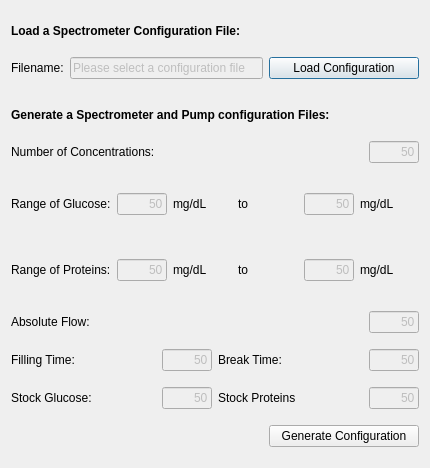
<?xml version="1.0" encoding="UTF-8"?>
<ui version="4.0">
 <class>configurePolMeasure</class>
 <widget class="QDialog" name="configurePolMeasure">
  <property name="geometry">
   <rect>
    <x>0</x>
    <y>0</y>
    <width>430</width>
    <height>468</height>
   </rect>
  </property>
  <property name="windowTitle">
   <string>Time pattern</string>
  </property>
  <layout class="QGridLayout" name="gridLayout">
   <item row="0" column="0">
    <layout class="QVBoxLayout" name="verticalLayout">
     <item>
      <spacer name="verticalSpacer_11">
       <property name="orientation">
        <enum>Qt::Vertical</enum>
       </property>
       <property name="sizeType">
        <enum>QSizePolicy::Fixed</enum>
       </property>
       <property name="sizeHint" stdset="0">
        <size>
         <width>20</width>
         <height>10</height>
        </size>
       </property>
      </spacer>
     </item>
     <item>
      <widget class="QLabel" name="label_2">
       <property name="maximumSize">
        <size>
         <width>16777215</width>
         <height>20</height>
        </size>
       </property>
       <property name="font">
        <font>
         <weight>75</weight>
         <bold>true</bold>
        </font>
       </property>
       <property name="text">
        <string>Load a Spectrometer Configuration File:</string>
       </property>
      </widget>
     </item>
     <item>
      <spacer name="verticalSpacer_10">
       <property name="orientation">
        <enum>Qt::Vertical</enum>
       </property>
       <property name="sizeType">
        <enum>QSizePolicy::Fixed</enum>
       </property>
       <property name="sizeHint" stdset="0">
        <size>
         <width>20</width>
         <height>10</height>
        </size>
       </property>
      </spacer>
     </item>
     <item>
      <layout class="QHBoxLayout" name="horizontalLayout_2">
       <item>
        <widget class="QLabel" name="label_filename">
         <property name="maximumSize">
          <size>
           <width>16777215</width>
           <height>43</height>
          </size>
         </property>
         <property name="font">
          <font>
           <weight>50</weight>
           <bold>false</bold>
          </font>
         </property>
         <property name="text">
          <string>Filename:</string>
         </property>
        </widget>
       </item>
       <item>
        <widget class="QLineEdit" name="lineEdit_path">
         <property name="enabled">
          <bool>false</bool>
         </property>
         <property name="text">
          <string>Please select a configuration file</string>
         </property>
         <property name="readOnly">
          <bool>true</bool>
         </property>
        </widget>
       </item>
       <item>
        <widget class="QPushButton" name="pushButton_select">
         <property name="minimumSize">
          <size>
           <width>150</width>
           <height>0</height>
          </size>
         </property>
         <property name="text">
          <string>Load Configuration</string>
         </property>
        </widget>
       </item>
      </layout>
     </item>
     <item>
      <spacer name="verticalSpacer_9">
       <property name="orientation">
        <enum>Qt::Vertical</enum>
       </property>
       <property name="sizeType">
        <enum>QSizePolicy::Fixed</enum>
       </property>
       <property name="sizeHint" stdset="0">
        <size>
         <width>20</width>
         <height>20</height>
        </size>
       </property>
      </spacer>
     </item>
     <item>
      <widget class="QLabel" name="label">
       <property name="maximumSize">
        <size>
         <width>16777215</width>
         <height>20</height>
        </size>
       </property>
       <property name="font">
        <font>
         <weight>75</weight>
         <bold>true</bold>
        </font>
       </property>
       <property name="text">
        <string>Generate a Spectrometer and Pump configuration Files:</string>
       </property>
      </widget>
     </item>
     <item>
      <spacer name="verticalSpacer_4">
       <property name="orientation">
        <enum>Qt::Vertical</enum>
       </property>
       <property name="sizeType">
        <enum>QSizePolicy::Fixed</enum>
       </property>
       <property name="sizeHint" stdset="0">
        <size>
         <width>20</width>
         <height>10</height>
        </size>
       </property>
      </spacer>
     </item>
     <item>
      <layout class="QHBoxLayout" name="horizontalLayout_4">
       <item>
        <widget class="QLabel" name="label_3">
         <property name="maximumSize">
          <size>
           <width>16777215</width>
           <height>43</height>
          </size>
         </property>
         <property name="text">
          <string>Number of Concentrations:</string>
         </property>
        </widget>
       </item>
       <item>
        <widget class="QLineEdit" name="lineEdit">
         <property name="enabled">
          <bool>false</bool>
         </property>
         <property name="minimumSize">
          <size>
           <width>50</width>
           <height>0</height>
          </size>
         </property>
         <property name="maximumSize">
          <size>
           <width>50</width>
           <height>16777215</height>
          </size>
         </property>
         <property name="layoutDirection">
          <enum>Qt::LeftToRight</enum>
         </property>
         <property name="text">
          <string>50</string>
         </property>
         <property name="alignment">
          <set>Qt::AlignRight|Qt::AlignTrailing|Qt::AlignVCenter</set>
         </property>
        </widget>
       </item>
      </layout>
     </item>
     <item>
      <spacer name="verticalSpacer_2">
       <property name="orientation">
        <enum>Qt::Vertical</enum>
       </property>
       <property name="sizeType">
        <enum>QSizePolicy::Fixed</enum>
       </property>
       <property name="sizeHint" stdset="0">
        <size>
         <width>20</width>
         <height>10</height>
        </size>
       </property>
      </spacer>
     </item>
     <item>
      <layout class="QHBoxLayout" name="horizontalLayout_3">
       <item>
        <widget class="QLabel" name="label_4">
         <property name="text">
          <string>Range of Glucose:</string>
         </property>
        </widget>
       </item>
       <item>
        <widget class="QLineEdit" name="lineEdit_2">
         <property name="enabled">
          <bool>false</bool>
         </property>
         <property name="minimumSize">
          <size>
           <width>50</width>
           <height>0</height>
          </size>
         </property>
         <property name="maximumSize">
          <size>
           <width>50</width>
           <height>16777215</height>
          </size>
         </property>
         <property name="layoutDirection">
          <enum>Qt::LeftToRight</enum>
         </property>
         <property name="text">
          <string>50</string>
         </property>
         <property name="alignment">
          <set>Qt::AlignRight|Qt::AlignTrailing|Qt::AlignVCenter</set>
         </property>
        </widget>
       </item>
       <item>
        <widget class="QLabel" name="label_13">
         <property name="text">
          <string>mg/dL</string>
         </property>
        </widget>
       </item>
       <item>
        <widget class="QLabel" name="label_5">
         <property name="text">
          <string>to</string>
         </property>
        </widget>
       </item>
       <item>
        <widget class="QLineEdit" name="lineEdit_3">
         <property name="enabled">
          <bool>false</bool>
         </property>
         <property name="minimumSize">
          <size>
           <width>50</width>
           <height>0</height>
          </size>
         </property>
         <property name="maximumSize">
          <size>
           <width>50</width>
           <height>16777215</height>
          </size>
         </property>
         <property name="layoutDirection">
          <enum>Qt::LeftToRight</enum>
         </property>
         <property name="text">
          <string>50</string>
         </property>
         <property name="alignment">
          <set>Qt::AlignRight|Qt::AlignTrailing|Qt::AlignVCenter</set>
         </property>
        </widget>
       </item>
       <item>
        <widget class="QLabel" name="label_14">
         <property name="text">
          <string>mg/dL</string>
         </property>
        </widget>
       </item>
      </layout>
     </item>
     <item>
      <spacer name="verticalSpacer_3">
       <property name="orientation">
        <enum>Qt::Vertical</enum>
       </property>
       <property name="sizeType">
        <enum>QSizePolicy::Fixed</enum>
       </property>
       <property name="sizeHint" stdset="0">
        <size>
         <width>20</width>
         <height>10</height>
        </size>
       </property>
      </spacer>
     </item>
     <item>
      <layout class="QHBoxLayout" name="horizontalLayout_5">
       <item>
        <widget class="QLabel" name="label_6">
         <property name="text">
          <string>Range of Proteins:</string>
         </property>
        </widget>
       </item>
       <item>
        <widget class="QLineEdit" name="lineEdit_4">
         <property name="enabled">
          <bool>false</bool>
         </property>
         <property name="minimumSize">
          <size>
           <width>50</width>
           <height>0</height>
          </size>
         </property>
         <property name="maximumSize">
          <size>
           <width>50</width>
           <height>16777215</height>
          </size>
         </property>
         <property name="layoutDirection">
          <enum>Qt::LeftToRight</enum>
         </property>
         <property name="text">
          <string>50</string>
         </property>
         <property name="alignment">
          <set>Qt::AlignRight|Qt::AlignTrailing|Qt::AlignVCenter</set>
         </property>
        </widget>
       </item>
       <item>
        <widget class="QLabel" name="label_15">
         <property name="text">
          <string>mg/dL</string>
         </property>
        </widget>
       </item>
       <item>
        <widget class="QLabel" name="label_7">
         <property name="text">
          <string>to</string>
         </property>
        </widget>
       </item>
       <item>
        <widget class="QLineEdit" name="lineEdit_5">
         <property name="enabled">
          <bool>false</bool>
         </property>
         <property name="minimumSize">
          <size>
           <width>50</width>
           <height>0</height>
          </size>
         </property>
         <property name="maximumSize">
          <size>
           <width>50</width>
           <height>16777215</height>
          </size>
         </property>
         <property name="layoutDirection">
          <enum>Qt::LeftToRight</enum>
         </property>
         <property name="text">
          <string>50</string>
         </property>
         <property name="alignment">
          <set>Qt::AlignRight|Qt::AlignTrailing|Qt::AlignVCenter</set>
         </property>
        </widget>
       </item>
       <item>
        <widget class="QLabel" name="label_16">
         <property name="text">
          <string>mg/dL</string>
         </property>
        </widget>
       </item>
      </layout>
     </item>
     <item>
      <spacer name="verticalSpacer_5">
       <property name="orientation">
        <enum>Qt::Vertical</enum>
       </property>
       <property name="sizeType">
        <enum>QSizePolicy::Fixed</enum>
       </property>
       <property name="sizeHint" stdset="0">
        <size>
         <width>20</width>
         <height>10</height>
        </size>
       </property>
      </spacer>
     </item>
     <item>
      <layout class="QHBoxLayout" name="layou6">
       <item>
        <widget class="QLabel" name="label_8">
         <property name="text">
          <string>Absolute Flow:</string>
         </property>
        </widget>
       </item>
       <item>
        <widget class="QLineEdit" name="lineEdit_6">
         <property name="enabled">
          <bool>false</bool>
         </property>
         <property name="minimumSize">
          <size>
           <width>50</width>
           <height>0</height>
          </size>
         </property>
         <property name="maximumSize">
          <size>
           <width>50</width>
           <height>16777215</height>
          </size>
         </property>
         <property name="layoutDirection">
          <enum>Qt::LeftToRight</enum>
         </property>
         <property name="text">
          <string>50</string>
         </property>
         <property name="alignment">
          <set>Qt::AlignRight|Qt::AlignTrailing|Qt::AlignVCenter</set>
         </property>
        </widget>
       </item>
      </layout>
     </item>
     <item>
      <spacer name="verticalSpacer_6">
       <property name="orientation">
        <enum>Qt::Vertical</enum>
       </property>
       <property name="sizeType">
        <enum>QSizePolicy::Fixed</enum>
       </property>
       <property name="sizeHint" stdset="0">
        <size>
         <width>20</width>
         <height>10</height>
        </size>
       </property>
      </spacer>
     </item>
     <item>
      <layout class="QHBoxLayout" name="horizontalLayout_7">
       <item>
        <widget class="QLabel" name="label_9">
         <property name="text">
          <string>Filling Time:</string>
         </property>
        </widget>
       </item>
       <item>
        <widget class="QLineEdit" name="lineEdit_7">
         <property name="enabled">
          <bool>false</bool>
         </property>
         <property name="minimumSize">
          <size>
           <width>50</width>
           <height>0</height>
          </size>
         </property>
         <property name="maximumSize">
          <size>
           <width>50</width>
           <height>16777215</height>
          </size>
         </property>
         <property name="layoutDirection">
          <enum>Qt::LeftToRight</enum>
         </property>
         <property name="text">
          <string>50</string>
         </property>
         <property name="alignment">
          <set>Qt::AlignRight|Qt::AlignTrailing|Qt::AlignVCenter</set>
         </property>
        </widget>
       </item>
       <item>
        <widget class="QLabel" name="label_10">
         <property name="text">
          <string>Break Time:</string>
         </property>
        </widget>
       </item>
       <item>
        <widget class="QLineEdit" name="lineEdit_8">
         <property name="enabled">
          <bool>false</bool>
         </property>
         <property name="minimumSize">
          <size>
           <width>50</width>
           <height>0</height>
          </size>
         </property>
         <property name="maximumSize">
          <size>
           <width>50</width>
           <height>16777215</height>
          </size>
         </property>
         <property name="layoutDirection">
          <enum>Qt::LeftToRight</enum>
         </property>
         <property name="text">
          <string>50</string>
         </property>
         <property name="alignment">
          <set>Qt::AlignRight|Qt::AlignTrailing|Qt::AlignVCenter</set>
         </property>
        </widget>
       </item>
      </layout>
     </item>
     <item>
      <spacer name="verticalSpacer_7">
       <property name="orientation">
        <enum>Qt::Vertical</enum>
       </property>
       <property name="sizeType">
        <enum>QSizePolicy::Fixed</enum>
       </property>
       <property name="sizeHint" stdset="0">
        <size>
         <width>20</width>
         <height>10</height>
        </size>
       </property>
      </spacer>
     </item>
     <item>
      <layout class="QHBoxLayout" name="horizontalLayout_8">
       <item>
        <widget class="QLabel" name="label_11">
         <property name="text">
          <string>Stock Glucose:</string>
         </property>
        </widget>
       </item>
       <item>
        <widget class="QLineEdit" name="lineEdit_10">
         <property name="enabled">
          <bool>false</bool>
         </property>
         <property name="minimumSize">
          <size>
           <width>50</width>
           <height>0</height>
          </size>
         </property>
         <property name="maximumSize">
          <size>
           <width>50</width>
           <height>16777215</height>
          </size>
         </property>
         <property name="layoutDirection">
          <enum>Qt::LeftToRight</enum>
         </property>
         <property name="text">
          <string>50</string>
         </property>
         <property name="alignment">
          <set>Qt::AlignRight|Qt::AlignTrailing|Qt::AlignVCenter</set>
         </property>
        </widget>
       </item>
       <item>
        <widget class="QLabel" name="label_12">
         <property name="text">
          <string>Stock Proteins</string>
         </property>
        </widget>
       </item>
       <item>
        <widget class="QLineEdit" name="lineEdit_9">
         <property name="enabled">
          <bool>false</bool>
         </property>
         <property name="minimumSize">
          <size>
           <width>50</width>
           <height>0</height>
          </size>
         </property>
         <property name="maximumSize">
          <size>
           <width>50</width>
           <height>16777215</height>
          </size>
         </property>
         <property name="layoutDirection">
          <enum>Qt::LeftToRight</enum>
         </property>
         <property name="text">
          <string>50</string>
         </property>
         <property name="alignment">
          <set>Qt::AlignRight|Qt::AlignTrailing|Qt::AlignVCenter</set>
         </property>
        </widget>
       </item>
      </layout>
     </item>
     <item>
      <spacer name="verticalSpacer">
       <property name="orientation">
        <enum>Qt::Vertical</enum>
       </property>
       <property name="sizeType">
        <enum>QSizePolicy::Fixed</enum>
       </property>
       <property name="sizeHint" stdset="0">
        <size>
         <width>20</width>
         <height>10</height>
        </size>
       </property>
      </spacer>
     </item>
     <item>
      <layout class="QHBoxLayout" name="horizontalLayout_9">
       <item>
        <spacer name="horizontalSpacer">
         <property name="orientation">
          <enum>Qt::Horizontal</enum>
         </property>
         <property name="sizeType">
          <enum>QSizePolicy::Expanding</enum>
         </property>
         <property name="sizeHint" stdset="0">
          <size>
           <width>252</width>
           <height>20</height>
          </size>
         </property>
        </spacer>
       </item>
       <item>
        <widget class="QPushButton" name="pushButton">
         <property name="minimumSize">
          <size>
           <width>150</width>
           <height>0</height>
          </size>
         </property>
         <property name="text">
          <string>Generate Configuration</string>
         </property>
        </widget>
       </item>
      </layout>
     </item>
     <item>
      <spacer name="verticalSpacer_8">
       <property name="orientation">
        <enum>Qt::Vertical</enum>
       </property>
       <property name="sizeType">
        <enum>QSizePolicy::Fixed</enum>
       </property>
       <property name="sizeHint" stdset="0">
        <size>
         <width>20</width>
         <height>10</height>
        </size>
       </property>
      </spacer>
     </item>
    </layout>
   </item>
  </layout>
 </widget>
 <resources/>
 <connections/>
</ui>
